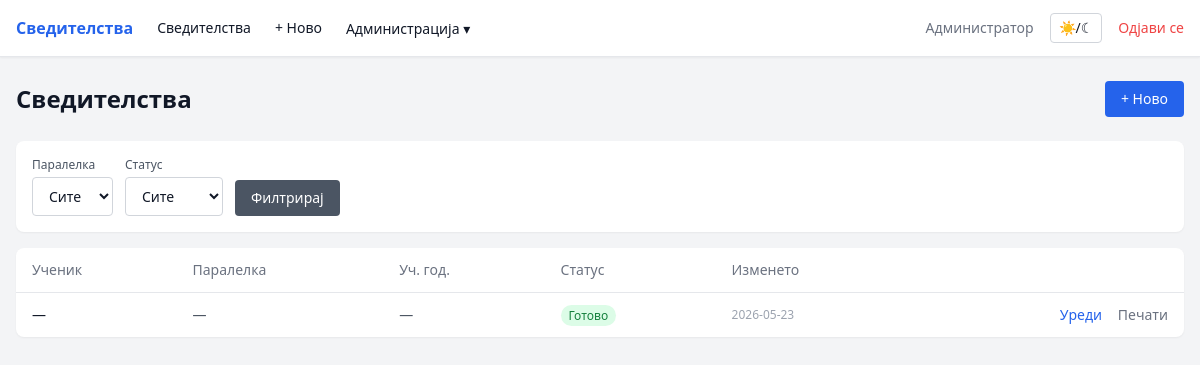
/certificates (signed in), run on an earlier commit of the app's database.
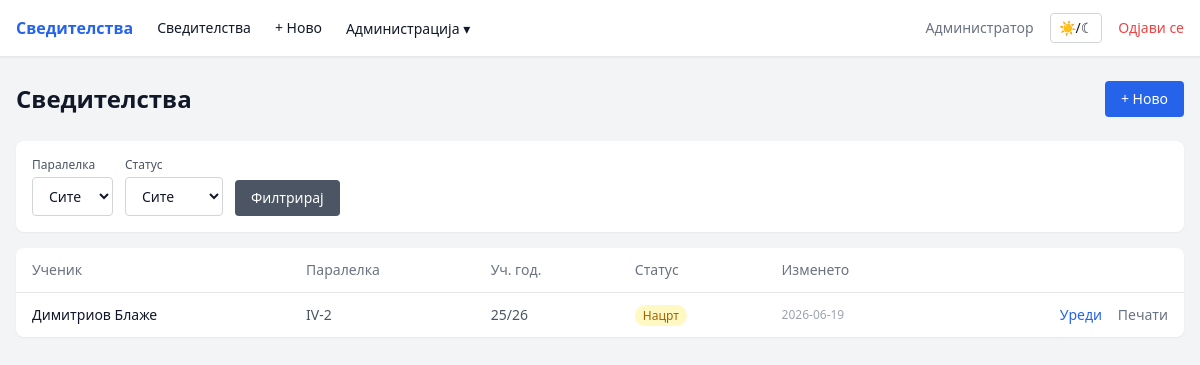
And on a later commit of the database.
### tables this page shows
CREATE TABLE certificates (
            id INTEGER PRIMARY KEY AUTOINCREMENT,
            student_id INTEGER,
            student_name TEXT,
            class_id INTEGER,
            school_year TEXT,
            attempt_number TEXT,
            class_year TEXT,
            main_book_number TEXT,
            subjects_grades TEXT DEFAULT '[]',
            behavior TEXT,
            absences_justified TEXT,
            absences_unjustified TEXT,
            completed_year TEXT,
            education_type TEXT,
            area TEXT,
            profile TEXT,
            overall_grade TEXT,
            place TEXT,
            cert_date TEXT,
            del_br TEXT,
            verification_act TEXT,
            verification_date TEXT,
            verification_issued_by TEXT,
            status TEXT NOT NULL DEFAULT 'draft',
            created_by INTEGER,
            created_at TIMESTAMP DEFAULT CURRENT_TIMESTAMP,
            updated_at TIMESTAMP DEFAULT CURRENT_TIMESTAMP, parent_name TEXT, birth_date TEXT, birth_place TEXT, birth_municipality TEXT, birth_country TEXT, citizenship TEXT, completed_year_top TEXT, main_book_year TEXT,
            FOREIGN KEY (student_id) REFERENCES students(id),
            FOREIGN KEY (class_id) REFERENCES classes(id),
            FOREIGN KEY (created_by) REFERENCES users(id)
        );

CREATE TABLE classes (
            id INTEGER PRIMARY KEY AUTOINCREMENT,
            name TEXT UNIQUE NOT NULL
        );

### app.py (the view)
@app.route('/certificates')
@login_required
def certificates_list():
    class_filter = request.args.get('class_id', '')
    status_filter = request.args.get('status', 'all')
    certs = db.get_certificates(
        current_user.id, current_user.role,
        class_filter or None, status_filter
    )
    classes = db.get_user_classes(current_user.id, current_user.role)
    return render_template('certificates_list.html',
        certificates=certs, classes=classes,
        class_filter=class_filter, status_filter=status_filter)

### app.py (called while the page is built)
@login_manager.user_loader
def load_user(user_id):
    return db.get_user_by_id(user_id)

### database.py (called while the page is built)
def get_db():
    conn = sqlite3.connect(DB_PATH)
    conn.row_factory = sqlite3.Row
    conn.execute('PRAGMA foreign_keys = ON')
    return conn

def get_user_by_id(user_id):
    conn = get_db()
    row = conn.execute('SELECT * FROM users WHERE id = ?', (user_id,)).fetchone()
    conn.close()
    return User(row['id'], row['username'], row['role'], row['full_name']) if row else None

def get_user_classes(user_id, role):
    conn = get_db()
    if role == 'admin':
        rows = conn.execute('SELECT * FROM classes ORDER BY name').fetchall()
    else:
        rows = conn.execute('''
            SELECT c.* FROM classes c
            JOIN user_classes uc ON c.id = uc.class_id
            WHERE uc.user_id = ? ORDER BY c.name
        ''', (user_id,)).fetchall()
    conn.close()
    return [dict(r) for r in rows]

### templates/certificates_list.html (shortened to what this page needs)
{% extends 'base.html' %}
{% block content %}
<div class="mb-6 flex items-center justify-between">
    <h1 class="text-2xl font-bold">Сведителства</h1>
    <a href="{{ url_for('certificate_new') }}"
        class="px-4 py-2 bg-blue-600 hover:bg-blue-700 text-white rounded text-sm font-medium transition">
        + Ново
    </a>
</div>
<form method="GET" class="bg-white dark:bg-gray-800 rounded-lg shadow-sm p-4 mb-4 flex flex-wrap gap-3 items-end">
    <div>
        <label class="block text-xs font-medium mb-1 text-gray-600 dark:text-gray-400">Паралелка</label>
        <select name="class_id" class="px-3 py-2 rounded border border-gray-300 dark:border-gray-600 bg-white dark:bg-gray-700 text-sm">
            <option value="">Сите</option>
        </select>
    </div>
    <div>
        <label class="block text-xs font-medium mb-1 text-gray-600 dark:text-gray-400">Статус</label>
        <select name="status" class="px-3 py-2 rounded border border-gray-300 dark:border-gray-600 bg-white dark:bg-gray-700 text-sm">
            <option value="all" {% if status_filter == 'all' %}selected{% endif %}>Сите</option>
        </select>
    </div>
    <button type="submit" class="px-4 py-2 bg-gray-600 hover:bg-gray-700 text-white rounded text-sm">Филтрирај</button>
</form>
<div class="bg-white dark:bg-gray-800 rounded-lg shadow-sm">
    {% if certificates %}
    <table class="w-full text-sm">
        <thead class="border-b border-gray-200 dark:border-gray-700">
            <tr class="text-left text-gray-500 dark:text-gray-400">
                <th class="px-4 py-3 font-medium">Ученик</th>
                <th class="px-4 py-3 font-medium">Паралелка</th>
                <th class="px-4 py-3 font-medium">Уч. год.</th>
                <th class="px-4 py-3 font-medium">Статус</th>
                <th class="px-4 py-3 font-medium">Изменето</th>
                <th class="px-4 py-3"></th>
            </tr>
        </thead>
        <tbody class="divide-y divide-gray-100 dark:divide-gray-700">
            {% for cert in certificates %}
            <tr class="hover:bg-gray-50 dark:hover:bg-gray-750">
                <td class="px-4 py-3 font-medium">{{ cert.student_name or '—' }}</td>
                <td class="px-4 py-3 text-gray-600 dark:text-gray-400">{{ cert.class_name or '—' }}</td>
                <td class="px-4 py-3 text-gray-600 dark:text-gray-400">{{ cert.school_year or '—' }}</td>
                <td class="px-4 py-3">
                    <span class="px-2 py-0.5 rounded-full text-xs
                        {% if cert.status == 'ready' %}bg-green-100 text-green-700 dark:bg-green-900 dark:text-green-300
                        {% else %}bg-yellow-100 text-yellow-700 dark:bg-yellow-900 dark:text-yellow-300{% endif %}">
                        {{ 'Готово' if cert.status == 'ready' else 'Нацрт' }}
                    </span>
                </td>
                <td class="px-4 py-3 text-gray-400 text-xs">{{ cert.updated_at[:10] if cert.updated_at else '' }}</td>
                <td class="px-4 py-3 text-right space-x-3">
                    <a href="{{ url_for('certificate_edit', cert_id=cert.id) }}" class="text-blue-600 dark:text-blue-400 hover:underline">Уреди</a>
                    <a href="{{ url_for('certificate_print', cert_id=cert.id) }}" class="text-gray-500 hover:text-gray-700 dark:hover:text-gray-300" target="_blank">Печати</a>
                </td>
            </tr>
            {% endfor %}
        </tbody>
    </table>
    {% else %}
    <div class="px-6 py-10 text-center text-gray-400">Нема пронајдени сведителства.</div>
    {% endif %}
</div>
{% endblock %}

What changed in the data, as far as the page shows it:
changed certificates: student_name "—" → "Димитриов Блаже"; name "—" → "IV-2"; school_year "—" → "25/26"; status "Готово" → "Нацрт"; updated_at "2026-05-23" → "2026-06-19"
